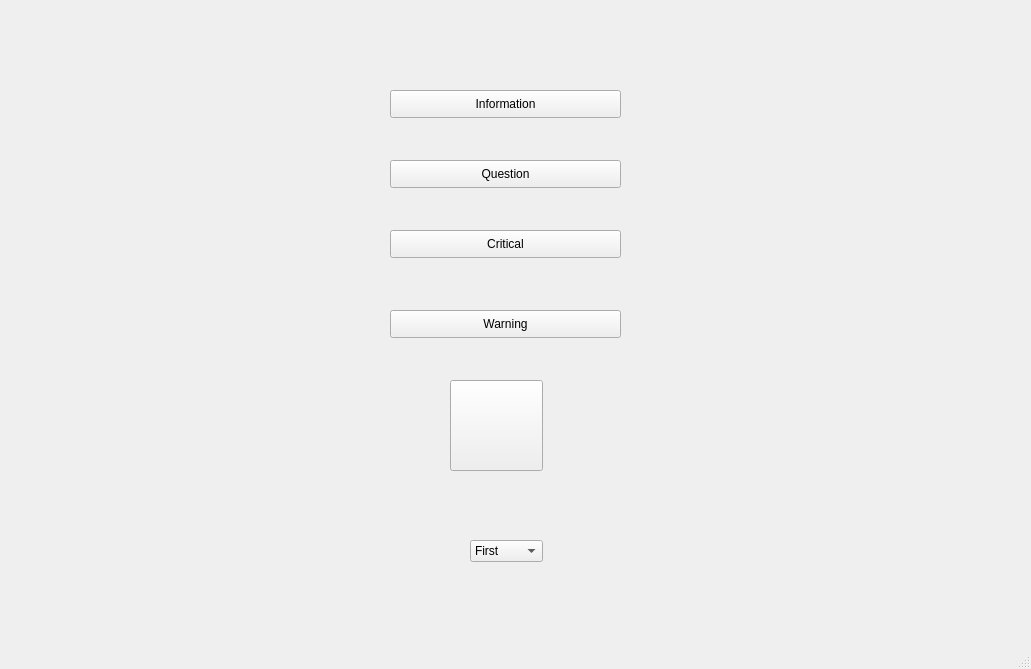
<?xml version="1.0" encoding="UTF-8"?>
<ui version="4.0">
 <class>MainWindow</class>
 <widget class="QMainWindow" name="MainWindow">
  <property name="geometry">
   <rect>
    <x>0</x>
    <y>0</y>
    <width>1031</width>
    <height>669</height>
   </rect>
  </property>
  <property name="windowTitle">
   <string>MainWindow</string>
  </property>
  <widget class="QWidget" name="centralwidget">
   <widget class="QPushButton" name="pushButton">
    <property name="geometry">
     <rect>
      <x>390</x>
      <y>90</y>
      <width>231</width>
      <height>28</height>
     </rect>
    </property>
    <property name="text">
     <string>Information</string>
    </property>
   </widget>
   <widget class="QPushButton" name="pushButton_2">
    <property name="geometry">
     <rect>
      <x>390</x>
      <y>160</y>
      <width>231</width>
      <height>28</height>
     </rect>
    </property>
    <property name="text">
     <string>Question</string>
    </property>
   </widget>
   <widget class="QPushButton" name="pushButton_3">
    <property name="geometry">
     <rect>
      <x>390</x>
      <y>230</y>
      <width>231</width>
      <height>28</height>
     </rect>
    </property>
    <property name="text">
     <string>Critical</string>
    </property>
   </widget>
   <widget class="QPushButton" name="pushButton_4">
    <property name="geometry">
     <rect>
      <x>390</x>
      <y>310</y>
      <width>231</width>
      <height>28</height>
     </rect>
    </property>
    <property name="text">
     <string>Warning</string>
    </property>
   </widget>
   <widget class="QComboBox" name="comboBox">
    <property name="geometry">
     <rect>
      <x>470</x>
      <y>540</y>
      <width>73</width>
      <height>22</height>
     </rect>
    </property>
    <item>
     <property name="text">
      <string>First</string>
     </property>
    </item>
    <item>
     <property name="text">
      <string>Second</string>
     </property>
    </item>
    <item>
     <property name="text">
      <string>Third</string>
     </property>
    </item>
   </widget>
   <widget class="QPushButton" name="Powerbutton">
    <property name="geometry">
     <rect>
      <x>450</x>
      <y>380</y>
      <width>93</width>
      <height>91</height>
     </rect>
    </property>
    <property name="text">
     <string/>
    </property>
   </widget>
  </widget>
  <widget class="QMenuBar" name="menubar">
   <property name="geometry">
    <rect>
     <x>0</x>
     <y>0</y>
     <width>1031</width>
     <height>26</height>
    </rect>
   </property>
  </widget>
  <widget class="QStatusBar" name="statusbar"/>
 </widget>
 <resources/>
 <connections/>
</ui>
